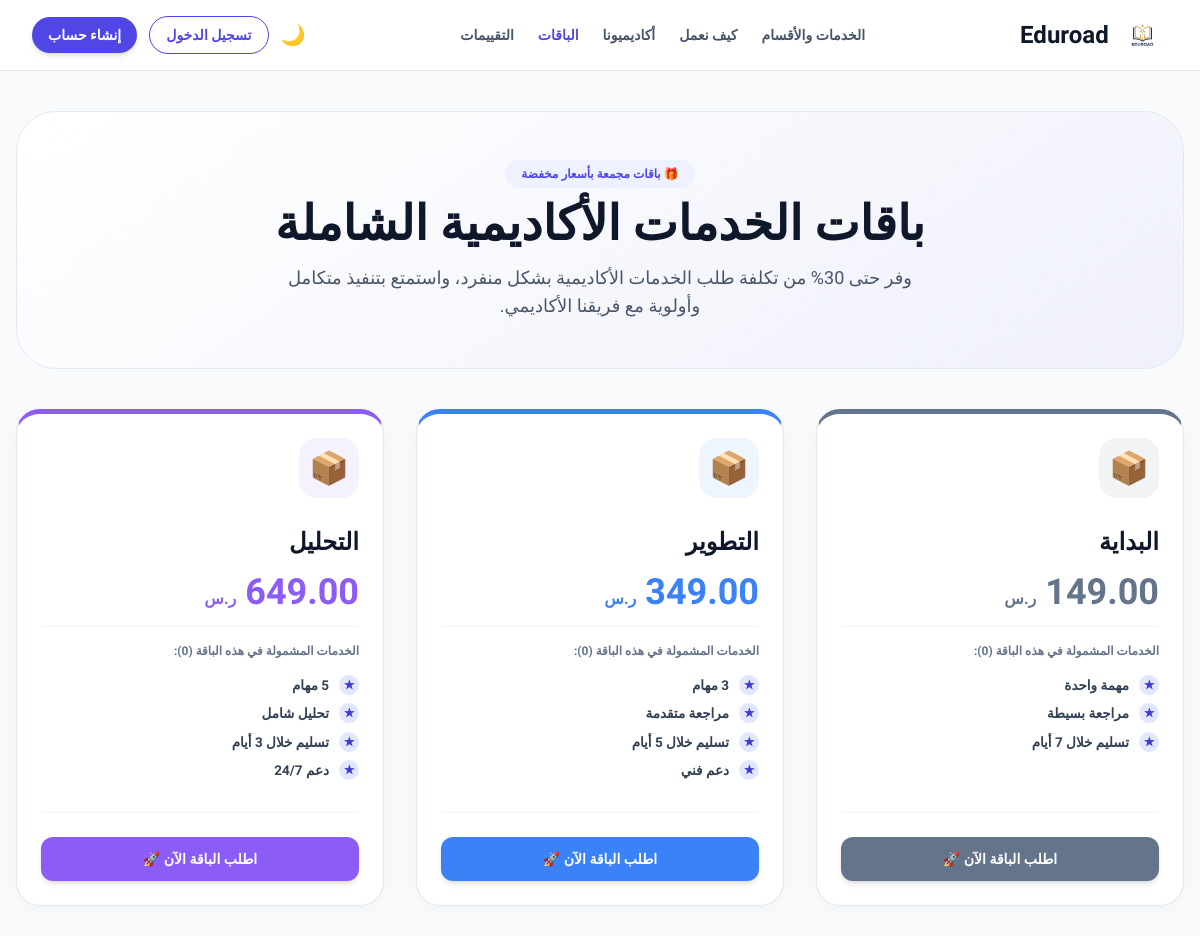
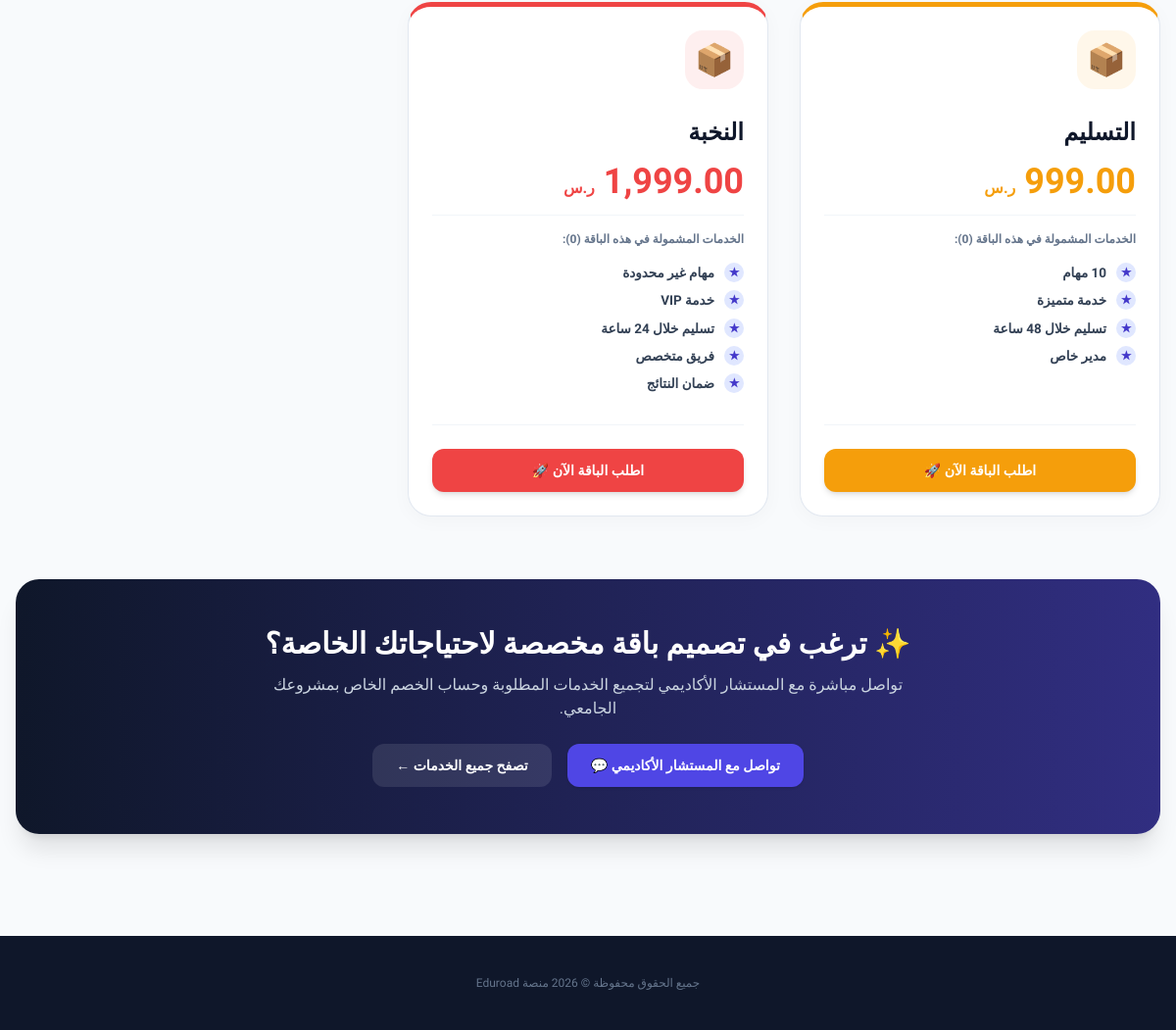
The page /packages.php on the database its author committed (2 pictures, top to bottom).
### tables this page shows
CREATE TABLE IF NOT EXISTS `packages` (
  `id`             INT UNSIGNED NOT NULL AUTO_INCREMENT,
  `name`           VARCHAR(100) NOT NULL,
  `price`          DECIMAL(10,2) NOT NULL,
  `color`          VARCHAR(20) DEFAULT '#6366f1' COMMENT 'Hex color for UI',
  `features_json`  JSON DEFAULT NULL COMMENT 'Array of feature strings',
  `max_tasks`      INT DEFAULT NULL COMMENT 'NULL = unlimited',
  `delivery_days`  INT NOT NULL DEFAULT 7,
  `is_active`      TINYINT(1) NOT NULL DEFAULT 1,
  `created_at`     DATETIME NOT NULL DEFAULT CURRENT_TIMESTAMP,
  PRIMARY KEY (`id`),
  INDEX `idx_active` (`is_active`)
);

### packages.php (the view, shortened to what this page needs)
<?php
$db = db();
$packages = [];
try {
    $stmt = $db->query("SELECT * FROM packages WHERE is_active = 1 ORDER BY price ASC");
    $rows = $stmt->fetchAll(PDO::FETCH_ASSOC);
    foreach ($rows as $row) {
        $row['features'] = json_decode($row['features_json'] ?? '[]', true) ?: [];
        $row['service_ids'] = json_decode($row['service_ids'] ?? '[]', true) ?: [];
        $row['icon'] = !empty($row['icon']) ? $row['icon'] : '📦';
        $row['original_price'] = (float)($row['original_price'] ?? 0);
        $row['price'] = (float)($row['price'] ?? 0);
        $row['included_services'] = [];
        $packages[] = $row;
    }
} catch (Exception $e) {
    error_log("Error fetching packages: " . $e->getMessage());
}
?>
<!DOCTYPE html>
<html lang="ar" dir="rtl">
<head>
  <script src="https://cdn.tailwindcss.com"></script>
  <link rel="stylesheet" href="assets/css/global.css">
</head>
<body>
  <nav class="relative flex items-center justify-between flex-wrap p-4 lg:px-8 bg-white border-b border-slate-200">
    <div class="flex items-center gap-2 text-2xl font-black">
      <img src="image/eduroad_logo.png" alt="Eduroad" style="height:28px;width:auto" />
      <span class="text-slate-900">Eduroad</span>
    </div>
    <div class="hidden md:flex items-center gap-6 text-sm font-semibold">
      <a href="index.php#features" class="text-slate-600 hover:text-indigo-600 transition">الخدمات والأقسام</a>
      <a href="index.php#how-it-works" class="text-slate-600 hover:text-indigo-600 transition">كيف نعمل</a>
      <a href="index.php#academics" class="text-slate-600 hover:text-indigo-600 transition">أكاديميونا</a>
      <a href="packages.php" class="text-indigo-600 font-extrabold">الباقات</a>
      <a href="reviews.php" class="text-slate-600 hover:text-indigo-600 transition">التقييمات</a>
    </div>
    <div class="flex items-center gap-3">
      <button class="dark-toggle text-xl bg-transparent border-none cursor-pointer">🌙</button>
      <a href="login.php" class="px-4 py-2 rounded-full border border-indigo-600 text-indigo-600 text-sm font-bold hover:bg-indigo-600 hover:text-white transition">تسجيل الدخول</a>
      <a href="register.php" class="px-4 py-2 rounded-full bg-indigo-600 text-white text-sm font-bold shadow-md hover:bg-indigo-700 transition">إنشاء حساب</a>
    </div>
  </nav>
  <div class="max-w-7xl mx-auto px-4 py-10">
    <div class="packages-header fade-up">
      <span class="inline-block bg-indigo-50 text-indigo-600 px-4 py-1.5 rounded-full text-xs font-extrabold mb-3">🎁 باقات مجمعة بأسعار مخفضة</span>
      <h1 class="text-3xl md:text-5xl font-black text-slate-900 mb-4">باقات الخدمات الأكاديمية الشاملة</h1>
      <p class="text-slate-600 text-base md:text-lg max-w-2xl mx-auto leading-relaxed">
        وفر حتى 30% من تكلفة طلب الخدمات الأكاديمية بشكل منفرد، واستمتع بتنفيذ متكامل وأولوية مع فريقنا الأكاديمي.
      </p>
    </div>
    <div class="grid grid-cols-1 md:grid-cols-2 lg:grid-cols-3 gap-8 mb-16">
      <?php if (empty($packages)): ?>
        <div class="col-span-full bg-white rounded-2xl p-12 text-center border border-dashed border-slate-200">
          <span class="text-6xl block mb-4">🎁</span>
          <h3 class="text-xl font-bold text-slate-800 mb-2">لا توجد باقات متاحة حالياً</h3>
          <p class="text-slate-500 text-sm mb-6">يرجى زيارة صفحة الخدمات الفردية للاطلاع على كافة خدماتنا المتاحة.</p>
          <a href="index.php#features" class="inline-block px-6 py-3 bg-indigo-600 text-white font-bold rounded-xl text-sm shadow">تصفح الخدمات الفردية 🚀</a>
        </div>
      <?php else: ?>
        <?php foreach ($packages as $index => $pkg):
          $color = !empty($pkg['color']) ? $pkg['color'] : '#6366f1';
          $included = $pkg['included_services'];
        ?>
        <div class="pkg-card p-6 fade-up" style="border-top: 5px solid <?= $color ?>; animation-delay: <?= $index * 0.08 ?>s;">
          <div>
            <div class="flex items-center justify-between mb-3">
              <div class="pkg-icon-wrap" style="background: <?= $color ?>15; color: <?= $color ?>;">
                <?= $pkg['icon'] ?>
              </div>
            </div>
            <h3 class="text-2xl font-black text-slate-900 mb-2"><?= htmlspecialchars($pkg['name']) ?></h3>
            <div class="price-box">
              <span class="price-new" style="color: <?= $color ?>;"><?= number_format($pkg['price'], 2) ?> <span style="font-size:16px;font-weight:700;">ر.س</span></span>
            </div>
            <div class="border-t border-slate-100 pt-4 mt-4">
              <div class="text-xs font-bold text-slate-500 mb-3">الخدمات المشمولة في هذه الباقة (<?= count($included) ?>):</div>
              <ul class="pkg-service-list">
                <?php if (!empty($pkg['features'])): ?>
                  <?php foreach ($pkg['features'] as $feat): ?>
                    <li class="pkg-service-item">
                      <span class="check" style="background:#e0e7ff;color:#4338ca;">★</span>
                      <span><?= htmlspecialchars($feat) ?></span>
                    </li>
                  <?php endforeach; ?>
                <?php endif; ?>
              </ul>
            </div>
          </div>
          <div class="pt-6 border-t border-slate-100 mt-4">
            <a href="register.php?package_id=<?= $pkg['id'] ?>" class="w-full inline-block text-center py-3 px-4 rounded-xl font-extrabold text-white text-sm shadow-md transition hover:scale-[1.02]" style="background: <?= $color ?>;">
              اطلب الباقة الآن 🚀
            </a>
          </div>
        </div>
        <?php endforeach; ?>
      <?php endif; ?>
    </div>
    <div class="bg-gradient-to-l from-indigo-900 to-slate-900 text-white rounded-3xl p-8 md:p-12 text-center shadow-xl fade-up">
      <h3 class="text-2xl md:text-3xl font-black mb-3">✨ ترغب في تصميم باقة مخصصة لاحتياجاتك الخاصة؟</h3>
      <p class="text-slate-300 text-sm md:text-base max-w-2xl mx-auto mb-6">
        تواصل مباشرة مع المستشار الأكاديمي لتجميع الخدمات المطلوبة وحساب الخصم الخاص بمشروعك الجامعي.
      </p>
      <div class="flex justify-center gap-4 flex-wrap">
        <a href="register.php" class="px-6 py-3 bg-indigo-600 hover:bg-indigo-700 text-white rounded-xl font-bold text-sm shadow">تواصل مع المستشار الأكاديمي 💬</a>
        <a href="index.php#features" class="px-6 py-3 bg-white/10 hover:bg-white/20 text-white rounded-xl font-bold text-sm">تصفح جميع الخدمات ←</a>
      </div>
    </div>
  </div>
  <footer class="bg-slate-900 text-white py-10 px-4 mt-16">
    <div class="max-w-7xl mx-auto text-center text-xs text-slate-500">
      جميع الحقوق محفوظة © <?= date('Y') ?> منصة Eduroad
    </div>
  </footer>
</body>
</html>

### assets/css/global.css (style rules this page uses)
:root { --primary: #4f46e5; --primary-hover: #4338ca; --secondary: #ec4899; --success: #10b981; --warning: #f59e0b; --danger: #ef4444; --info: #3b82f6; --bg-main: #f8fafc; --bg-card: #ffffff; --text-primary: #0f172a; --text-secondary: #475569; --border-color: #e2e8f0; }
body { font-family: 'Tajawal', sans-serif; background-color: var(--bg-main); color: var(--text-primary); margin: 0; transition: all 0.3s; }
.fade-up { animation: fadeUp .6s ease-out forwards; opacity: 0; transform: translateY(20px); }

### packages.php (style rules this page uses)
* { font-family: 'Tajawal', sans-serif; }
body { background-color: #f8fafc; color: #0f172a; }
.packages-header { background: linear-gradient(145deg, #ffffff 0%, rgba(79, 70, 229, 0.05) 100%); border-radius: 40px; padding: 48px 24px; margin-bottom: 40px; border: 1px solid #e2e8f0; text-align: center; }
.pkg-card { background: #ffffff; border-radius: 24px; border: 1px solid #e2e8f0; box-shadow: 0 4px 20px rgba(0,0,0,0.03); transition: all 0.3s ease; display: flex; flex-direction: column; justify-content: space-between; position: relative; overflow: hidden; }
.pkg-icon-wrap { width: 60px; height: 60px; border-radius: 18px; display: flex; align-items: center; justify-content: center; font-size: 32px; margin-bottom: 16px; }
.price-box { margin: 16px 0; display: flex; align-items: baseline; gap: 10px; }
.price-new { font-size: 36px; font-weight: 900; line-height: 1; }
.pkg-service-list { list-style: none; padding: 0; margin: 16px 0; display: flex; flex-direction: column; gap: 8px; }
.pkg-service-item { display: flex; align-items: center; gap: 10px; font-size: 13.5px; color: #334155; font-weight: 600; }
.pkg-service-item .check { width: 20px; height: 20px; border-radius: 50%; background: #dcfce7; color: #166534; display: flex; align-items: center; justify-content: center; font-size: 12px; flex-shrink: 0; font-weight: 800; }
.fade-up { opacity: 0; transform: translateY(20px); animation: fadeUp 0.6s forwards; }

### rows shown on the page
packages: icon "📦", name "البداية", count($included) "0", feat "مهمة واحدة", feat "مراجعة بسيطة", feat "تسليم خلال 7 أيام"
packages: icon "📦", name "التطوير", count($included) "0", feat "3 مهام", feat "مراجعة متقدمة", feat "تسليم خلال 5 أيام", feat "دعم فني"
packages: icon "📦", name "التحليل", count($included) "0", feat "5 مهام", feat "تحليل شامل", feat "تسليم خلال 3 أيام", feat "دعم 24/7"
packages: icon "📦", name "التسليم", count($included) "0", feat "10 مهام", feat "خدمة متميزة", feat "تسليم خلال 48 ساعة", feat "مدير خاص"
packages: icon "📦", name "النخبة", price "1,999.00", count($included) "0", feat "مهام غير محدودة", feat "خدمة VIP", feat "تسليم خلال 24 ساعة", feat "فريق متخصص", feat "ضمان النتائج"
